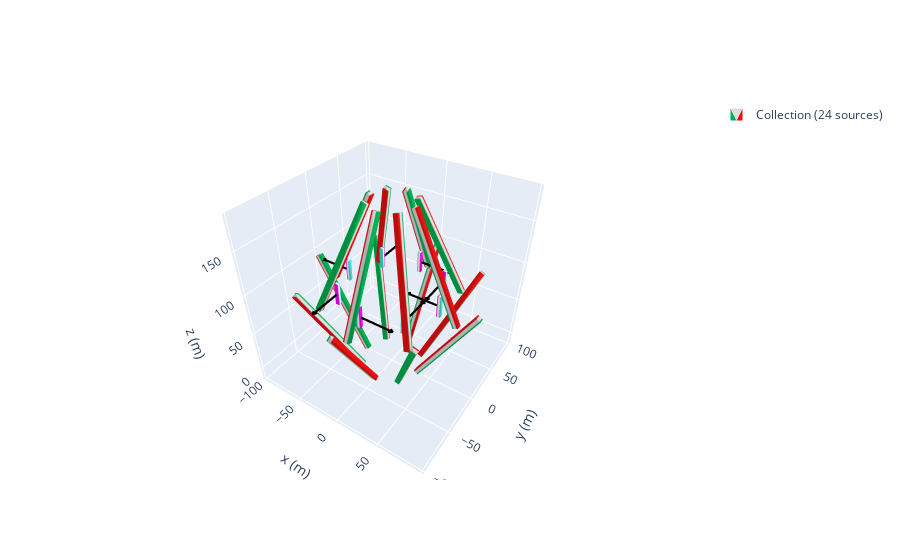

Notebook code for this chart:
### Code cell
zeeman_prof = magpy.Collection()
j = 30
n = 8
a = 0# distance it circles aroundthe center 
c = 30 #angle of first bar
d =  24#angle of second bar
b = -190# distnace the two section of the array are apart from each other
k = -100 #the first and second magnent are apart
e = 40
l = -5
p= -20# distance the thrid and 4th magnet are apart from each other
m  = -42
mystyle = mstyle = dict(
    mode="color+arrow",
    color=dict(north="magenta", middle="white", south="turquoise"),
    arrow=dict(width=2, color="k")
)
angles = np.linspace(0, 360, n, endpoint=False)
for i in angles:
    cube1= magpy.magnet.Cuboid(
    dimension=(6,6,125),
    polarization=(-(1.080),0,0),
    position=(70+a+l,0,140+k))
    cube2 = magpy.magnet.Cuboid(dimension= (4,4,25),
    polarization=(-1.17,0,0),
    position=(60+a+l,0,50+e),style_magnetization = mystyle)
    cube3= magpy.magnet.Cuboid(
    dimension=(6,6,125),
    polarization=(1.08,0,0),
    position=(91.5+m,0,320+b))
 
#     cube5 = magpy.magnet.Cuboid(dimension= (4,4,25),
#     polarization=(-1.17,0,0),
#     position=(90+a+p+m,0,190))

#     cube6 = magpy.magnet.Cuboid(dimension= (4,4,25),
#     polarization=(-1.17,0,0),
#     position=(80+a+p+m,0,200),
# )
   


    cube1.rotate_from_angax(i, 'z')
    cube1.rotate_from_angax(c, 'y',)
    cube1.rotate_from_angax(i, 'z', anchor=0)
 
 
    cube2.rotate_from_angax(i, 'z',anchor = 0)
    cube2.rotate_from_angax(i, 'z')
    cube3.rotate_from_angax(i, 'z', anchor=0)
    cube3.rotate_from_angax(-d, 'y')
    cube3.rotate_from_angax(i, 'z')
  
    #cube4.rotate_from_angax(i, 'z', anchor=0)
    #cube4.rotate_from_angax(-d, 'y')
    #cube4.rotate_from_angax(i, 'z')
    

    zeeman_prof.add(cube1)
    zeeman_prof.add(cube2)
    zeeman_prof.add(cube3)
    #zeeman_prof.add(cube4)
    # zeeman_prof.add(cube5)
    # zeeman_prof.add(cube6)
    j = j+1


tfmot = magpy.Collection()
N = 4
angles = np.linspace(0,360,N,endpoint=False)
pol = [0,180,0,180]
l = 35
halbach = magpy.Collection()
mystyle = mstyle = dict(
    mode="color+arrow",
    color=dict(north="magenta", middle="white", south="turquoise"),
    arrow=dict(width=2, color="k"),
)
for a in range(len(angles)):
    cube= magpy.magnet.Cuboid(
    dimension=(8,6,80),
    polarization=(1.17,0,0),
    position=(30+l,0,230),
    style_magnetization = mystyle)
    print(a)
    cube.rotate_from_angax(angles[a], 'z',anchor = 0)
    cube.rotate_from_angax(pol[a], 'z')

    tfmot.add(cube)

b_tot = magpy.Collection()
b_tot.add(zeeman_prof,override_parent=True)
b_tot.show()

### Figure 1 — Plotly figure (JSON) as saved in the notebook; plotly's stock layout.template omitted (floating-point values rounded to 4 significant figures; data arrays with more than 128 entries replaced by an {"elided": "..."} marker saying what was removed)
{"data": [{"color": "#2e91e5", "colorscale": [[0, "#00b050"], [0.16, "#00b050"], [0.26, "#dddddd"], [0.74, "#dddddd"], [0.84, "#e71111"], [1, "#e71111"]], "i": {"elided": "192 int values"}, "intensity": [1, 1, 0, 0, 1, 1, 0, 0, 0, 0, 1, 1, 0, 0, 1, 1, 1, 1, 0, 0, 1, 1, 0, 0, 0, 0, 1, 1, 0, 0, 1, 1, 1, 1, 0, 0, 1, 1, 0, 0, 0, 0, 1, 1, 0, 0, 1, 1, 1, 1, 0, 0, 1, 1, 0, 0, 0, 0, 1, 1, 0, 0, 1, 1, 1, 1, 0, 0, 1, 1, 0, 0, 0, 0, 1, 1, 0, 0, 1, 1, 1, 1, 0, 0, 1, 1, 0, 0, 0, 0, 1, 1, 0, 0, 1, 1, 1, 1, 0, 0, 1, 1, 0, 0, 0, 0, 1, 1, 0, 0, 1, 1, 1, 1, 0, 0, 1, 1, 0, 0, 0, 0, 1, 1, 0, 0, 1, 1], "j": {"elided": "192 int values"}, "k": {"elided": "192 int values"}, "legendgroup": "Collection(id=1905023212992)", "name": "Collection (24 sources)", "opacity": 1, "showlegend": true, "showscale": false, "type": "mesh3d", "x": [31.15, 31.15, 36.35, 36.35, 93.65, 93.65, 98.85, 98.85, 72.18, 72.18, 77.66, 77.66, 21.34, 21.34, 26.82, 26.82, 26.86, 21.27, 20.86, 26.46, 71.06, 65.46, 65.06, 70.66, 55.98, 50.24, 49.98, 55.72, 20.03, 14.29, 14.03, 19.77, 3.0, 3.0, -3.0, -3.0, 3.0, 3.0, -3.0, -3.0, 3.0, 3.0, -3.0, -3.0, 3.0, 3.0, -3.0, -3.0, -26.46, -20.86, -21.27, -26.86, -70.66, -65.06, -65.46, -71.06, -55.72, -49.98, -50.24, -55.98, -19.77, -14.03, -14.29, -20.03, -36.35, -36.35, -31.15, -31.15, -98.85, -98.85, -93.65, -93.65, -77.66, -77.66, -72.18, -72.18, -26.82, -26.82, -21.34, -21.34, -20.86, -26.46, -26.86, -21.27, -65.06, -70.66, -71.06, -65.46, -49.98, -55.72, -55.98, -50.24, -14.03, -19.77, -20.03, -14.29, 3.0, 3.0, -3.0, -3.0, 3.0, 3.0, -3.0, -3.0, 3.0, 3.0, -3.0, -3.0, 3.0, 3.0, -3.0, -3.0, 21.27, 26.86, 26.46, 20.86, 65.46, 71.06, 70.66, 65.06, 50.24, 55.98, 55.72, 49.98, 14.29, 20.03, 19.77, 14.03], "y": [-3, 3, 3, -3, -3, 3, 3, -3, -3.0, 3.0, 3.0, -3.0, -3.0, 3.0, 3.0, -3.0, 20.86, 21.27, 26.86, 26.46, 65.06, 65.46, 71.06, 70.66, 49.98, 50.24, 55.98, 55.72, 14.03, 14.29, 20.03, 19.77, 36.35, 31.15, 31.15, 36.35, 98.85, 93.65, 93.65, 98.85, 77.66, 72.18, 72.18, 77.66, 26.82, 21.34, 21.34, 26.82, 26.46, 26.86, 21.27, 20.86, 70.66, 71.06, 65.46, 65.06, 55.72, 55.98, 50.24, 49.98, 19.77, 20.03, 14.29, 14.03, -3.0, 3.0, 3.0, -3.0, -3.0, 3.0, 3.0, -3.0, -3.0, 3.0, 3.0, -3.0, -3.0, 3.0, 3.0, -3.0, -26.86, -26.46, -20.86, -21.27, -71.06, -70.66, -65.06, -65.46, -55.98, -55.72, -49.98, -50.24, -20.03, -19.77, -14.03, -14.29, -31.15, -36.35, -36.35, -31.15, -93.65, -98.85, -98.85, -93.65, -72.18, -77.66, -77.66, -72.18, -21.34, -26.82, -26.82, -21.34, -21.27, -20.86, -26.46, -26.86, -65.46, -65.06, -70.66, -71.06, -50.24, -49.98, -55.72, -55.98, -14.29, -14.03, -19.77, -20.03], "z": [-12.63, -12.63, -15.63, -15.63, 95.63, 95.63, 92.63, 92.63, 71.68, 71.68, 74.12, 74.12, 185.9, 185.9, 188.3, 188.3, -14.13, -12.01, -14.13, -16.25, 94.13, 96.25, 94.13, 92.01, 72.9, 71.18, 72.9, 74.63, 187.1, 185.4, 187.1, 188.8, -15.63, -12.63, -12.63, -15.63, 92.63, 95.63, 95.63, 92.63, 74.12, 71.68, 71.68, 74.12, 188.3, 185.9, 185.9, 188.3, -16.25, -14.13, -12.01, -14.13, 92.01, 94.13, 96.25, 94.13, 74.63, 72.9, 71.18, 72.9, 188.8, 187.1, 185.4, 187.1, -15.63, -15.63, -12.63, -12.63, 92.63, 92.63, 95.63, 95.63, 74.12, 74.12, 71.68, 71.68, 188.3, 188.3, 185.9, 185.9, -14.13, -16.25, -14.13, -12.01, 94.13, 92.01, 94.13, 96.25, 72.9, 74.63, 72.9, 71.18, 187.1, 188.8, 187.1, 185.4, -12.63, -15.63, -15.63, -12.63, 95.63, 92.63, 92.63, 95.63, 71.68, 74.12, 74.12, 71.68, 185.9, 188.3, 188.3, 185.9, -12.01, -14.13, -16.25, -14.13, 96.25, 94.13, 92.01, 94.13, 71.18, 72.9, 74.63, 72.9, 185.4, 187.1, 188.8, 187.1]}, {"color": "#2e91e5", "colorscale": [[0, "turquoise"], [0.16, "turquoise"], [0.26, "white"], [0.74, "white"], [0.84, "magenta"], [1, "magenta"]], "i": [7, 0, 0, 0, 4, 4, 2, 6, 4, 0, 3, 7, 15, 8, 8, 8, 12, 12, 10, 14, 12, 8, 11, 15, 23, 16, 16, 16, 20, 20, 18, 22, 20, 16, 19, 23, 31, 24, 24, 24, 28, 28, 26, 30, 28, 24, 27, 31, 39, 32, 32, 32, 36, 36, 34, 38, 36, 32, 35, 39, 47, 40, 40, 40, 44, 44, 42, 46, 44, 40, 43, 47, 55, 48, 48, 48, 52, 52, 50, 54, 52, 48, 51, 55, 63, 56, 56, 56, 60, 60, 58, 62, 60, 56, 59, 63], "intensity": [1, 1, 0, 0, 1, 1, 0, 0, 1, 1, 0, 0, 1, 1, 0, 0, 1, 1, 0, 0, 1, 1, 0, 0, 1, 1, 0, 0, 1, 1, 0, 0, 1, 1, 0, 0, 1, 1, 0, 0, 1, 1, 0, 0, 1, 1, 0, 0, 1, 1, 0, 0, 1, 1, 0, 0, 1, 1, 0, 0, 1, 1, 0, 0], "j": [0, 7, 1, 2, 6, 7, 1, 2, 5, 5, 2, 2, 8, 15, 9, 10, 14, 15, 9, 10, 13, 13, 10, 10, 16, 23, 17, 18, 22, 23, 17, 18, 21, 21, 18, 18, 24, 31, 25, 26, 30, 31, 25, 26, 29, 29, 26, 26, 32, 39, 33, 34, 38, 39, 33, 34, 37, 37, 34, 34, 40, 47, 41, 42, 46, 47, 41, 42, 45, 45, 42, 42, 48, 55, 49, 50, 54, 55, 49, 50, 53, 53, 50, 50, 56, 63, 57, 58, 62, 63, 57, 58, 61, 61, 58, 58], "k": [3, 4, 2, 3, 5, 6, 5, 5, 0, 1, 7, 6, 11, 12, 10, 11, 13, 14, 13, 13, 8, 9, 15, 14, 19, 20, 18, 19, 21, 22, 21, 21, 16, 17, 23, 22, 27, 28, 26, 27, 29, 30, 29, 29, 24, 25, 31, 30, 35, 36, 34, 35, 37, 38, 37, 37, 32, 33, 39, 38, 43, 44, 42, 43, 45, 46, 45, 45, 40, 41, 47, 46, 51, 52, 50, 51, 53, 54, 53, 53, 48, 49, 55, 54, 59, 60, 58, 59, 61, 62, 61, 61, 56, 57, 63, 62], "legendgroup": "Collection(id=1905023212992)", "name": "Collection (24 sources)", "opacity": 1, "showlegend": false, "showscale": false, "type": "mesh3d", "x": [53, 53, 57, 57, 53, 53, 57, 57, 40.89, 36.89, 36.89, 40.89, 40.89, 36.89, 36.89, 40.89, 2.0, 2.0, -2.0, -2.0, 2.0, 2.0, -2.0, -2.0, -40.89, -36.89, -36.89, -40.89, -40.89, -36.89, -36.89, -40.89, -57, -57, -53, -53, -57, -57, -53, -53, -36.89, -40.89, -40.89, -36.89, -36.89, -40.89, -40.89, -36.89, 2.0, 2.0, -2.0, -2.0, 2.0, 2.0, -2.0, -2.0, 36.89, 40.89, 40.89, 36.89, 36.89, 40.89, 40.89, 36.89], "y": [-2, 2, 2, -2, -2, 2, 2, -2, 36.89, 36.89, 40.89, 40.89, 36.89, 36.89, 40.89, 40.89, 57, 53, 53, 57, 57, 53, 53, 57, 40.89, 40.89, 36.89, 36.89, 40.89, 40.89, 36.89, 36.89, -2.0, 2.0, 2.0, -2.0, -2.0, 2.0, 2.0, -2.0, -40.89, -40.89, -36.89, -36.89, -40.89, -40.89, -36.89, -36.89, -53, -57, -57, -53, -53, -57, -57, -53, -36.89, -36.89, -40.89, -40.89, -36.89, -36.89, -40.89, -40.89], "z": [77.5, 77.5, 77.5, 77.5, 102.5, 102.5, 102.5, 102.5, 77.5, 77.5, 77.5, 77.5, 102.5, 102.5, 102.5, 102.5, 77.5, 77.5, 77.5, 77.5, 102.5, 102.5, 102.5, 102.5, 77.5, 77.5, 77.5, 77.5, 102.5, 102.5, 102.5, 102.5, 77.5, 77.5, 77.5, 77.5, 102.5, 102.5, 102.5, 102.5, 77.5, 77.5, 77.5, 77.5, 102.5, 102.5, 102.5, 102.5, 77.5, 77.5, 77.5, 77.5, 102.5, 102.5, 102.5, 102.5, 77.5, 77.5, 77.5, 77.5, 102.5, 102.5, 102.5, 102.5]}, {"legendgroup": "Collection(id=1905023212992)", "line": {"color": "black", "dash": "solid", "width": 4.4}, "mode": "lines", "name": "Collection (24 sources)", "opacity": 1, "showlegend": false, "type": "scatter3d", "x": [null, 55, 17.5, 21.25, 17.5, 21.25, 17.5, 17.5, null, 38.89, 38.89, 41.14, 38.89, 36.64, 38.89, 38.89, null, 1.221e-14, 37.5, 33.75, 37.5, 33.75, 37.5, 37.5, null, -38.89, -38.89, -41.14, -38.89, -36.64, -38.89, -38.89, null, -55, -92.5, -88.75, -92.5, -88.75, -92.5, -92.5, null, -38.89, -38.89, -36.64, -38.89, -41.14, -38.89, -38.89, null, -1.221e-14, 37.5, 33.75, 37.5, 33.75, 37.5, 37.5, null, 38.89, 38.89, 36.64, 38.89, 41.14, 38.89, 38.89], "y": [null, 0, 8.327e-15, -2.25, 8.327e-15, 2.25, 8.327e-15, 8.327e-15, null, 38.89, 1.391, 5.141, 1.391, 5.141, 1.391, 1.391, null, 55, 55.0, 57.25, 55.0, 52.75, 55.0, 55.0, null, 38.89, 76.39, 72.64, 76.39, 72.64, 76.39, 76.39, null, 6.735e-15, 2.425e-14, -2.25, 2.425e-14, 2.25, 2.425e-14, 2.425e-14, null, -38.89, -76.39, -72.64, -76.39, -72.64, -76.39, -76.39, null, -55, -55.0, -52.75, -55.0, -57.25, -55.0, -55.0, null, -38.89, -1.391, -5.141, -1.391, -5.141, -1.391, -1.391], "z": [null, 90, 90, 90, 90, 90, 90, 90, null, 90, 90, 90, 90, 90, 90, 90, null, 90, 90, 90, 90, 90, 90, 90, null, 90, 90, 90, 90, 90, 90, 90, null, 90, 90, 90, 90, 90, 90, 90, null, 90, 90, 90, 90, 90, 90, 90, null, 90, 90, 90, 90, 90, 90, 90, null, 90, 90, 90, 90, 90, 90, 90]}], "layout": {"legend": {"itemsizing": "constant"}, "scene": {"aspectmode": "manual", "aspectratio": {"x": 1, "y": 1, "z": 1}, "camera": {"eye": {"x": 1, "y": -1.5, "z": 1.4}}, "xaxis": {"autorange": false, "range": [-102.5, 102.5], "title": {"text": "x (m)"}}, "yaxis": {"autorange": false, "range": [-102.5, 102.5], "title": {"text": "y (m)"}}, "zaxis": {"autorange": false, "range": [-16.25, 188.8], "title": {"text": "z (m)"}}}}}
